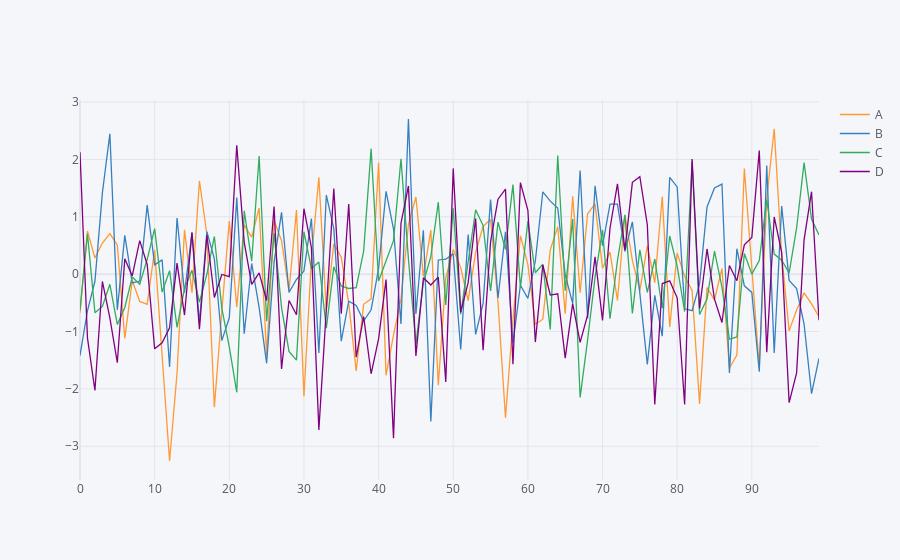

The code cell stored with this chart in its notebook:
### Markdown cell above
## Scatter

### Code cell
df.iplot()
